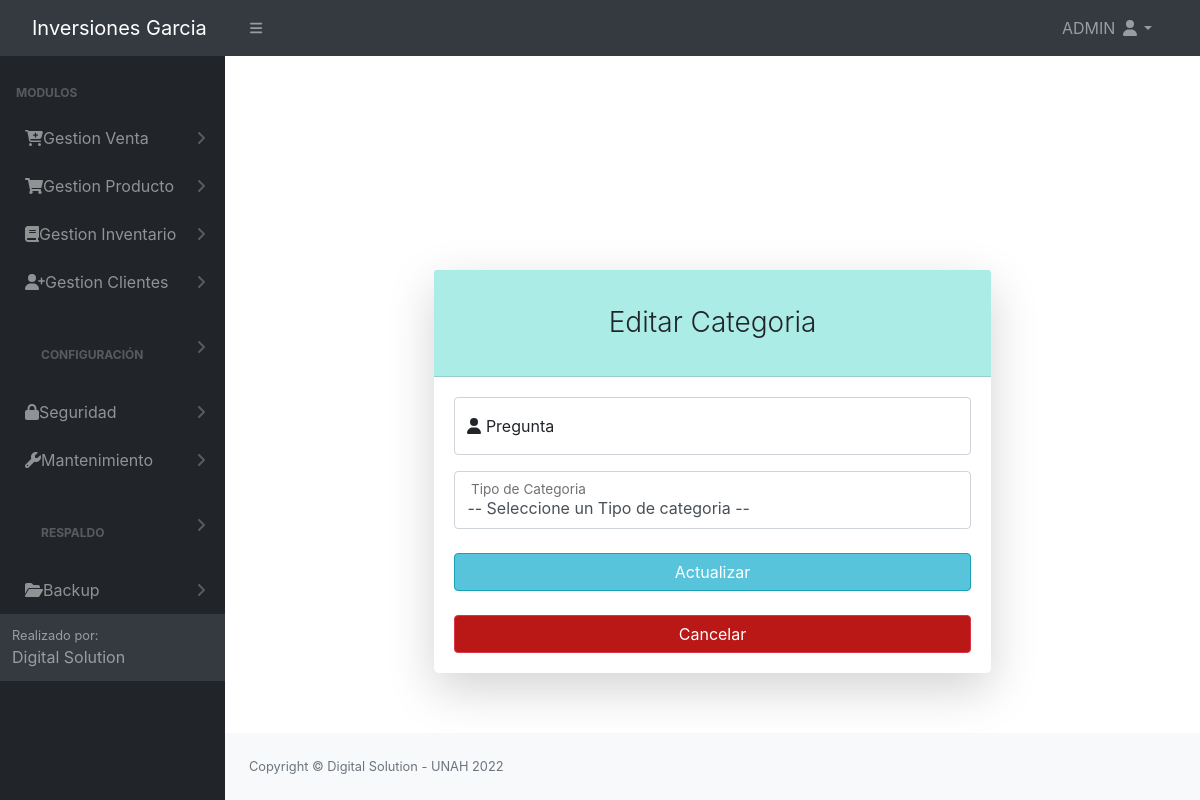
The page /src/modificar_categoria.php (signed in) on the database its author committed.
### tables this page shows
CREATE TABLE `tbl_config_empresa` (
  `id` int(11) NOT NULL AUTO_INCREMENT,
  `nombre` varchar(120) NOT NULL,
  `eslogan` varchar(300) DEFAULT NULL,
  `rtn` varchar(16) DEFAULT NULL,
  `tel` varchar(10) DEFAULT NULL,
  `correo` varchar(40) DEFAULT NULL,
  `direccion` varchar(200) DEFAULT NULL,
  `logo` longblob DEFAULT NULL,
  PRIMARY KEY (`id`)
);

CREATE TABLE `tbl_permisos` (
  `id_permiso` int(11) NOT NULL AUTO_INCREMENT,
  `id_rol` int(11) NOT NULL,
  `permiso_insercion` int(11) NOT NULL,
  `permiso_eliminacion` int(11) NOT NULL,
  `permiso_modificar` int(11) NOT NULL,
  `permiso_consultar` int(11) NOT NULL,
  `id_objeto` int(11) NOT NULL,
  `pdf` int(11) NOT NULL,
  PRIMARY KEY (`id_permiso`),
  KEY `id_objeto` (`id_objeto`),
  KEY `id_rol` (`id_rol`)
);

CREATE TABLE `tbl_modulos` (
  `id_objeto` int(11) NOT NULL AUTO_INCREMENT,
  `Objeto` varchar(100) NOT NULL,
  `descripcion_objeto` varchar(30) NOT NULL,
  `id_padre` int(11) NOT NULL,
  `URL` varchar(100) NOT NULL,
  PRIMARY KEY (`id_objeto`)
);

### config/conex.php (called while the page is built, shortened)
<?php
     function getConexion()
    {
        $db = new PDO('mysql:host=localhost:3306;dbname=bd_inversiones_garcia', 'root', '');
        return $db;
    }
?>

### modelos/modelo_login.php (called while the page is built, shortened)
<?php
require_once '../config/conex.php';
class Usuario
{
    private $db;
    private $usuario;
    public function __construct()
    {
        $this->usuario = array();
    }
    private function setNames()
    {
        return $this->db->query("SET NAMES 'utf8'");
    }
    public function obtenerCategorias($id)
    {
        $this->db = getConexion();
        self::setNames();
        $sql = "SELECT *  from tbl_categoria where id = '$id'";
        $resultado = $this->db->query($sql);
        return $this->usuario;
        $this->db = null;
    }
    public function obtenerTipoCategoria()
    {
        $this->db = getConexion();
        $sql = "SELECT *  from tbl_tipo_categoria";
        $roles = $this->db->query($sql);
        return $roles;
        $this->db = null;
    }
}

### src/modificar_categoria.php (the view, shortened to what this page needs)
<?php
include_once "../Login/header.php";
include_once '../modelos/modelo_principal.php';
include_once '../modelos/modelo_login.php';
$id = $_GET['id'];
$usuario = new Usuario();
$Row = $usuario->obtenerCategorias($id);
?>
<br><br><br><br><br><br><br><br><br><br><br><br><br>
<main>
    <div class="container" style="margin-top: -200px; margin-bottom: 20px;">
        <div class="row justify-content-center">
            <div class="col-lg-7">
                <div class="card shadow-lg border-0 rounded-lg mt-5">
                    <div class="card-header" style="background-color: rgb(171, 237, 230);">
                        <h3 class="text-center font-weight-light my-4">Editar Categoria <?= $Row[0]['id'] ?></h3>
                    </div>
                    <div class="card-body">
                        <form id="form-register" class="needs-validation" method="POST">
                            <div class="form-floating mb-3">
                            <input class="form-control" value="<?= $Row[0]['descripcion'] ?>" name="txtpregunta" id="inputFirstName" type="text" placeholder="Enter your first name" autocomplete="nope" size="25" required pattern="[a-zA-ZàáâäãåąčćęèéêëėįìíîïłńòóôöõøùúûüųūÿýżźñçčšžÀÁÂÄÃÅĄĆČĖĘÈÉÊËÌÍÎÏĮŁŃÒÓÔÖÕØÙÚÛÜŲŪŸÝŻŹÑßÇŒÆČŠŽ∂ð ,.'-]{3,25}" />
                                <label for="inputpregunta"><i class="fas fa-user icon"></i>&nbsp;Pregunta</label>
                            </div>
                            <div class="form-floating mb-3">
                            <select name="categoriaT" required="true" class="form-control">
                                    <option value="" selected disabled>-- Seleccione un Tipo de categoria --</option>
                                    </select>
                                <label for="txtID"><i class=""></i>&nbsp;Tipo de Categoria</label>
                            </div>
                            <div class="mt-4 mb-0">
                                <div class="d-grid"><input type="submit" id="button" class="btn btn-info " style="background-color:rgba(46, 182, 210, 0.8);" value="Actualizar" />
                                </div>
                                <br>
                                <div class="d-grid"><input type="button" onclick="window.location.href='../src/categoria.php'" id="button" class="btn btn-danger btn-lock" style="background-color:rgba(180, 0, 0, 0.91);" value="Cancelar" />
                                </div>
                            </div>
                        </form>
                    </div>
                </div>
            </div>
            </div>
        </div>
</main>
<?php
include_once('../Login/footer.php');
?>

### Login/header.php (shortened to what this page needs)
<?php
if (!empty($_SESSION)) {
    $nombre = $_SESSION['nombre'];
}
else
{
    header('Location: ../Login/login.php?loggeado=false');
}
include '../config/conn.php';
$sql1 = mysqli_query($conn, "SELECT * FROM tbl_config_empresa where id = 1");
$rom = mysqli_fetch_array($sql1);
?>
<!DOCTYPE html>
<html lang="en">
    <head>
        <link href="https://cdn.jsdelivr.net/npm/simple-datatables@latest/dist/style.css" rel="stylesheet" />
        <link href="../dist/css/styles.css" rel="stylesheet" />
        <link rel="stylesheet" href="../Login/vendors/x/dist/notiflix-3.2.5.min.css" />
        <link rel="stylesheet" href="https://cdnjs.cloudflare.com/ajax/libs/twitter-bootstrap/4.1.3/css/bootstrap.css">
        <link rel="stylesheet" href="https://cdn.datatables.net/1.10.20/css/dataTables.bootstrap4.min.css">
        <link rel="stylesheet" type="text/css" href="assets/css/main.css">
        <link rel="stylesheet" type="text/css" href="assets/css/style.css">
        <link href="https://cdn.jsdelivr.net/npm/bootstrap@5.1.3/dist/css/bootstrap.min.css" rel="stylesheet">
        <link href="../dist/css/contenedor.css" rel="stylesheet" />
        <link href="../Login/vendors/bootstrap/dist/css/bootstrap.min.css" rel="stylesheet">
        <link rel="stylesheet" href="../Login/vendors/notiflix/dist/notiflix-3.2.5.min.css" />
        <link rel="stylesheet" href="https://cdnjs.cloudflare.com/ajax/libs/font-awesome/5.7.2/css/all.min.css" />
        <link rel="stylesheet" href="https://cdnjs.cloudflare.com/ajax/libs/simple-line-icons/2.4.1/css/simple-line-icons.css" />
        <link rel="stylesheet" href="https://cdn.datatables.net/1.10.19/css/jquery.dataTables.min.css" />
        <link rel="stylesheet" href="https://cdn.datatables.net/buttons/1.5.6/css/buttons.dataTables.min.css" />
    </head>
    <body class="sb-nav-fixed">
        <nav class="sb-topnav navbar navbar-expand navbar-dark bg-dark">
            <a class="navbar-brand ps-3" id="titulo_menu" href="../dist/home.php"> <?= $rom['nombre'] ?> </a>
            <button class="btn btn-link btn-sm order-1 order-lg-0 me-4 me-lg-0" id="sidebarToggle" href="#!"><i class="fas fa-bars"></i></button>
            <ul class="navbar-nav ms-auto ms-md-0 me-3 me-lg-4">
                <li class="nav-item dropdown">
                <a class="nav-link dropdown-toggle" id="navbarDropdown" href="#" role="button" data-bs-toggle="dropdown" aria-expanded="false"><?= $nombre ?> <i class="fas fa-user fa-fw"></i></a>
                </li>
            </ul>
        </nav>
        <div id="layoutSidenav">
            <div id="layoutSidenav_nav">
                <nav class="sb-sidenav accordion sb-sidenav-dark" id="sidenavAccordion">
                    <div class="sb-sidenav-menu">
                        <div class="nav">
                            <div class="sb-sidenav-menu-heading">Modulos</div>
                            <?php
                            $rol = $_SESSION['rol'];
                            $result = mysqli_query($conn, "select * from tbl_modulos tm inner join tbl_permisos tp ON tm.ID_OBJETO = tp.ID_OBJETO where tm.ID_PADRE = 0 and tp.permiso_consultar = 1 and tp.ID_ROL = '$rol'"); ?>
                            <?php foreach ($result as $i) : ?>
                                <a class="nav-link collapsed" href="#" data-bs-toggle="collapse" data-bs-target="#pagesCollapsePersonas<?= $i['id_objeto'] ?>" aria-expanded="false" aria-controls="pagesCollapseError">
                                    &nbsp;&nbsp;<?= $i['Objeto'] ?>
                                    <div class="sb-sidenav-collapse-arrow"><i class="fas fa-angle-down"></i></div>
                                </a>
                            <?php endforeach; ?>
                    </div>
                    <div class="sb-sidenav-footer">
                        <div class="small">Realizado por:</div>
                        Digital Solution
                    </div>
                </nav>
            </div>
            <div id="layoutSidenav_content"> <br>

### src/assets/css/style.css (style rules this page uses)
.row { display: -webkit-box; display: -ms-flexbox; display: flex; -ms-flex-wrap: wrap; flex-wrap: wrap; margin-right: -5px; margin-left: -5px; }

### rows shown on the page
tbl_config_empresa: nombre "Inversiones Garcia"
tbl_permisos: id_objeto.Objeto "Gestion Venta"
tbl_permisos: id_objeto.Objeto "Gestion Producto"
tbl_permisos: id_objeto.Objeto "Gestion Inventario"
tbl_permisos: id_objeto.Objeto "Gestion Clientes"
tbl_permisos: id_objeto.Objeto "CONFIGURACIÓN"
tbl_permisos: id_objeto.Objeto "Seguridad"
tbl_permisos: id_objeto.Objeto "Mantenimiento"
tbl_permisos: id_objeto.Objeto "RESPALDO"
tbl_permisos: id_objeto.Objeto "Backup"

### other values the page prints
$nombre "ADMIN"
